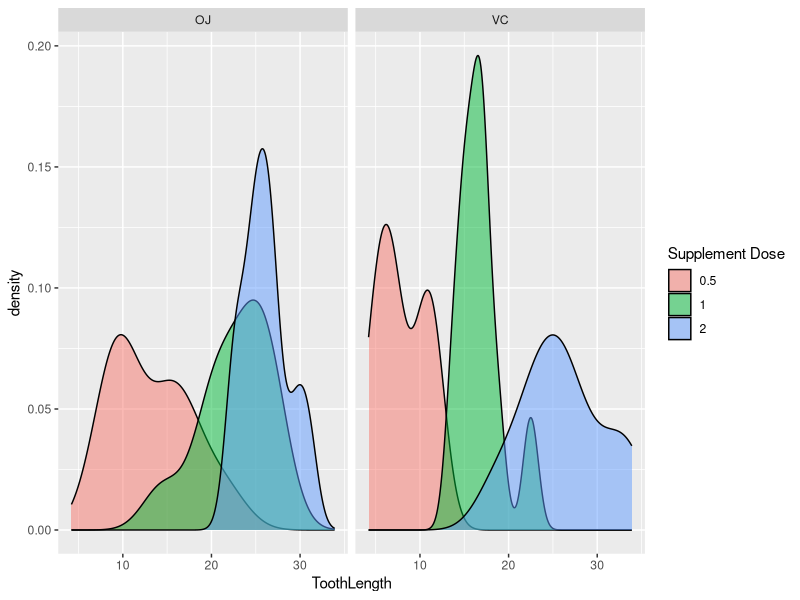
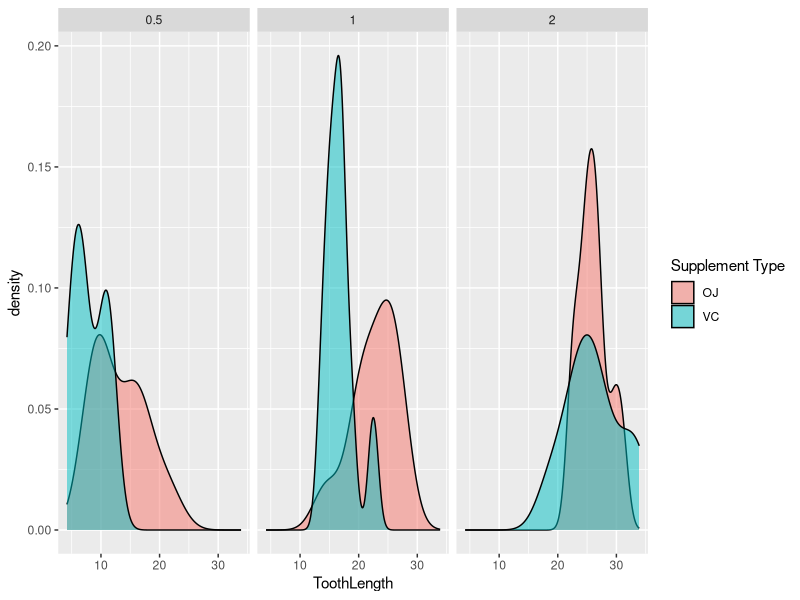

Source code (R) for these figures, in order: (Note: this script raises an error after producing the figures.)
## ---- chunk 1
library(plyr)
library(ggplot2)
library(datasets)
library(grid)

data(ToothGrowth)
Tooth <- data.frame(ToothGrowth)

## ---- chunk 2
# Convert suppllement and dose to factors
Tooth$supp <- factor(Tooth$supp)
Tooth$dose <- factor(Tooth$dose)
colnames(Tooth)<- c("ToothLength", "SupplementType", "Dose")
dim(Tooth)
head(Tooth)

## ---- chunk 3

p1 <- ggplot(Tooth, aes(x=ToothLength, fill=Dose)) + geom_density(alpha = 0.5) + facet_grid(. ~ SupplementType) + xlab("ToothLength")  + guides(fill=guide_legend(title="Supplement Dose"))


print(p1)
## ---- chunk 4

p2 <- ggplot(Tooth, aes(x=ToothLength, fill=SupplementType)) + geom_density(alpha = 0.5) + facet_grid(. ~ Dose) + xlab("ToothLength")  + guides(fill=guide_legend(title="Supplement Type"))


print(p2)
## ---- chunk 5

t1 <- t.test(ToothLength ~ SupplementType, paired=F, var.equal=F, data=Tooth)
t1Summary <- data.frame("p-value"=c(t1$p.value),"CI-Lower"=c(t1$conf[1]), "CI-Upper"=c(t1$conf[2]), 
     row.names=c("OJ vs. VC:  "))
round(t1Summary,4)
## ---- chunk 6
Tooth1<- subset(Tooth, Tooth$Dose==0.5)
Tooth2<- subset(Tooth, Tooth$Dose==1)
Tooth3<- subset(Tooth, Tooth$Dose==2)

test1v2<- t.test(Tooth1$ToothLength, Tooth2$ToothLength, paired=F, var.equal=F)
test1v3<- t.test(Tooth1$ToothLength, Tooth3$ToothLength, paired=F, var.equal=F)
test2v3<- t.test(Tooth2$ToothLength, Tooth3$ToothLength, paired=F, var.equal=F)

t2Summary <- data.frame("p-value"=c(test1v2$p.value,test1v3$p.value,test2v3$p.value), 
     "CI-Lower"=c(test1v2$conf[1],test1v3$conf[1],test2v3$conf[1]),
     "CI-Upper"=c(test1v2$conf[2],test1v3$conf[2],test2v3$conf[2]),
     row.names=c("0.5mg vs 1mg: ", "0.5mg vs 2mg: ","1mg vs 2mg: "))

round(t2Summary, 18)
## ---- chunk 7
Tooth4 <- t.test(ToothLength~SupplementType, paired=F, var.equal=F, data=Tooth1)
Tooth5 <- t.test(ToothLength~SupplementType, paired=F, var.equal=F, data=Tooth2)
Tooth6 <- t.test(ToothLength~SupplementType, paired=F, var.equal=F, data=Tooth3)

t3Summary <- data.frame("p-value"=c(Tooth4$p.value,Tooth5$p.value,Tooth6$p.value), 
     "CI-Lower"=c(Tooth4$conf[1],Tooth5$conf[1],Tooth6$conf[1]),
     "CI-Upper"=c(Tooth4$conf[2],Tooth5$conf[2],Tooth6$conf[2]),
     row.names=c("0.5mg OJ vs. VC: ", "1mg OJ vs. VC: ","2mg OJ vs. VC: "))

round(t3Summary, 18)
